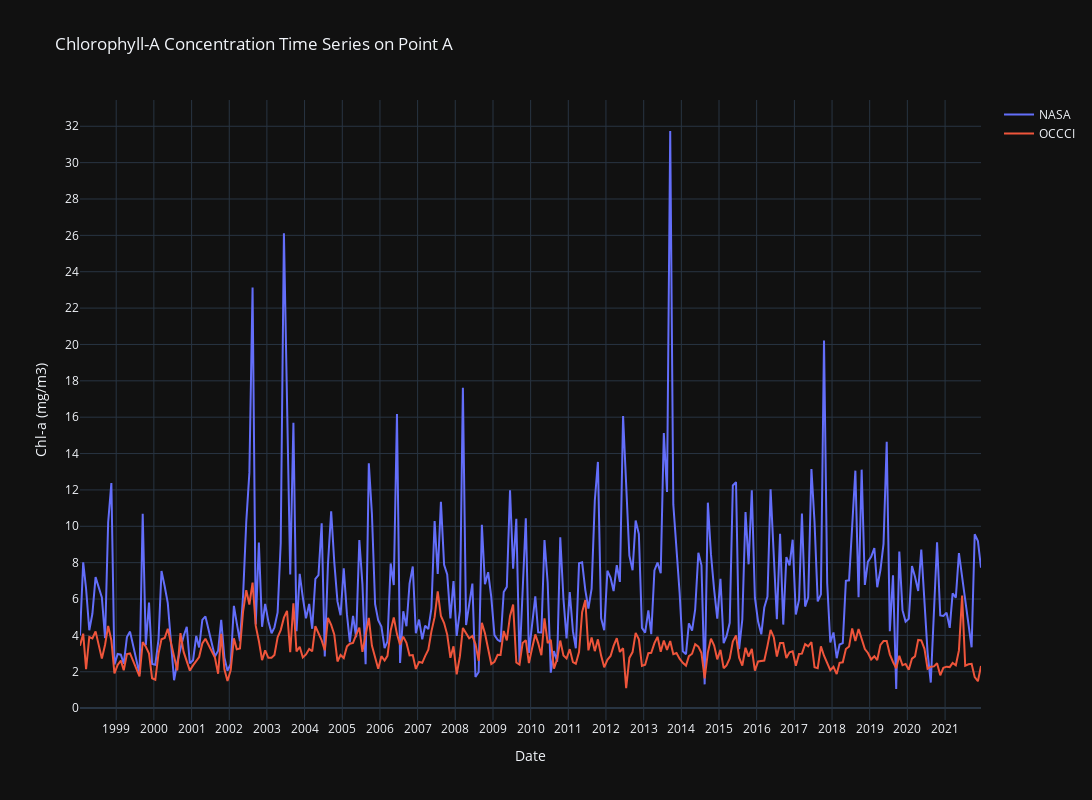
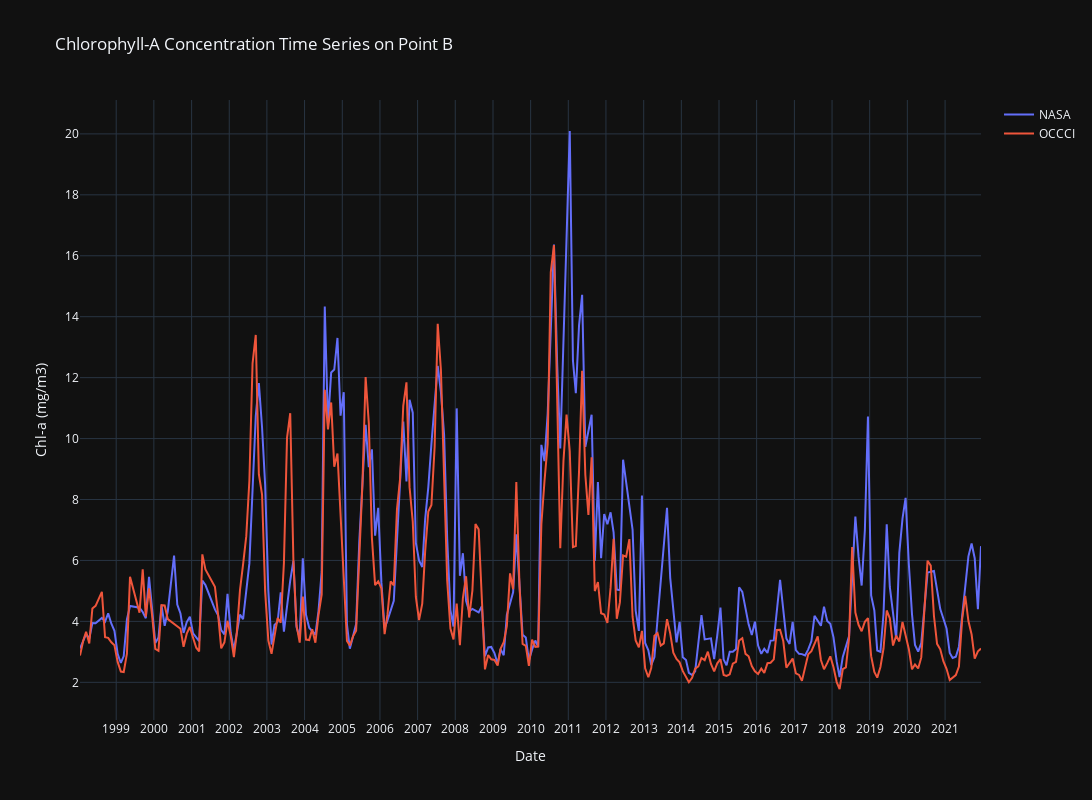
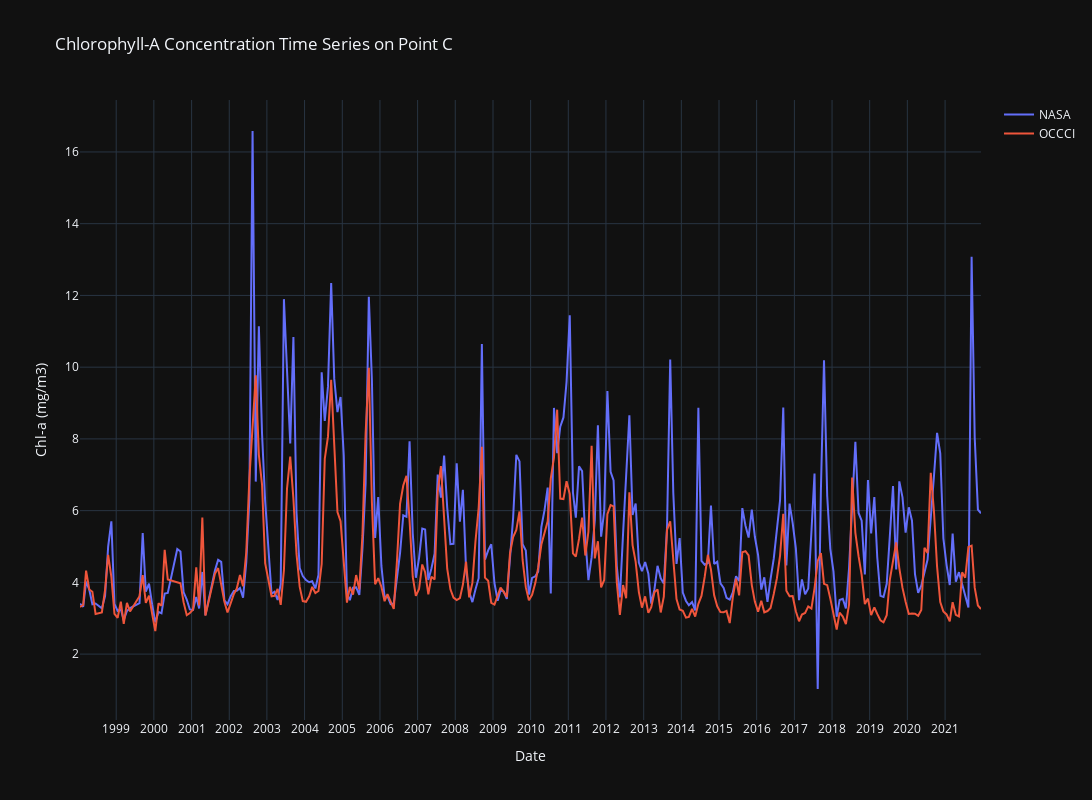

The cell these charts' notebook holds for them, in order:
### Markdown cell above
#### Comparison of all datasets: 1 graph per geopoint (A,B,C) and 2 lineplots per graph (NASA, OCCCI)

### Code cell
import plotly.graph_objs as go

# Loop through each geopoint
for point in geopoint:
    df_nasa = geopoint[point]['chla_nasa']
    df_occci = geopoint[point]['chla_occci']
    # create traces for each dataset
    trace1 = go.Scatter(x=df_nasa['DATE-YMD'], y=df_nasa['NASA Chl-a (mg/m3)'], mode='lines', name='NASA')
    trace2 = go.Scatter(x=df_occci['DATE-YMD'], y=df_occci['OCCCI Chl-a (mg/m3)'], mode='lines', name='OCCCI')
    # create layout for the plot
    layout = go.Layout(title=f'Chlorophyll-A Concentration Time Series on Point {point}',
                       xaxis=dict(title='Date', dtick='M12'),
                       yaxis=dict(title='Chl-a (mg/m3)', dtick=2),
                       height = 800, width=1200,
                       template='plotly_dark')
    # create figure object and plot the traces
    fig = go.Figure(data=[trace1, trace2], layout=layout)
    fig.show()

### Figure 1 — Plotly figure (JSON) as saved in the notebook; plotly's stock layout.template omitted (floating-point values rounded to 4 significant figures; data arrays with more than 128 entries replaced by an {"elided": "..."} marker saying what was removed)
{"data": [{"mode": "lines", "name": "NASA", "type": "scatter", "x": {"elided": "276 str values"}, "y": {"elided": "276 float values"}}, {"mode": "lines", "name": "OCCCI", "type": "scatter", "x": {"elided": "281 str values"}, "y": {"elided": "281 float values"}}], "layout": {"height": 800, "title": {"text": "Chlorophyll-A Concentration Time Series on Point A"}, "width": 1200, "xaxis": {"autorange": true, "dtick": "M12", "range": ["1998-01-15", "2021-12-15"], "title": {"text": "Date"}, "type": "date"}, "yaxis": {"autorange": true, "dtick": 2, "range": [-0.6539, 33.44], "title": {"text": "Chl-a (mg/m3)"}, "type": "linear"}}}

### Figure 2 — Plotly figure (JSON) as saved in the notebook; plotly's stock layout.template omitted (floating-point values rounded to 4 significant figures; data arrays with more than 128 entries replaced by an {"elided": "..."} marker saying what was removed)
{"data": [{"mode": "lines", "name": "NASA", "type": "scatter", "x": {"elided": "258 str values"}, "y": {"elided": "258 float values"}}, {"mode": "lines", "name": "OCCCI", "type": "scatter", "x": {"elided": "280 str values"}, "y": {"elided": "280 float values"}}], "layout": {"height": 800, "title": {"text": "Chlorophyll-A Concentration Time Series on Point B"}, "width": 1200, "xaxis": {"autorange": true, "dtick": "M12", "range": ["1998-01-15", "2021-12-15"], "title": {"text": "Date"}, "type": "date"}, "yaxis": {"autorange": true, "dtick": 2, "range": [0.7636, 21.11], "title": {"text": "Chl-a (mg/m3)"}, "type": "linear"}}}

### Figure 3 — Plotly figure (JSON) as saved in the notebook; plotly's stock layout.template omitted (floating-point values rounded to 4 significant figures; data arrays with more than 128 entries replaced by an {"elided": "..."} marker saying what was removed)
{"data": [{"mode": "lines", "name": "NASA", "type": "scatter", "x": {"elided": "271 str values"}, "y": {"elided": "271 float values"}}, {"mode": "lines", "name": "OCCCI", "type": "scatter", "x": {"elided": "280 str values"}, "y": {"elided": "280 float values"}}], "layout": {"height": 800, "title": {"text": "Chlorophyll-A Concentration Time Series on Point C"}, "width": 1200, "xaxis": {"autorange": true, "dtick": "M12", "range": ["1998-01-15", "2021-12-15"], "title": {"text": "Date"}, "type": "date"}, "yaxis": {"autorange": true, "dtick": 2, "range": [0.1627, 17.45], "title": {"text": "Chl-a (mg/m3)"}, "type": "linear"}}}
